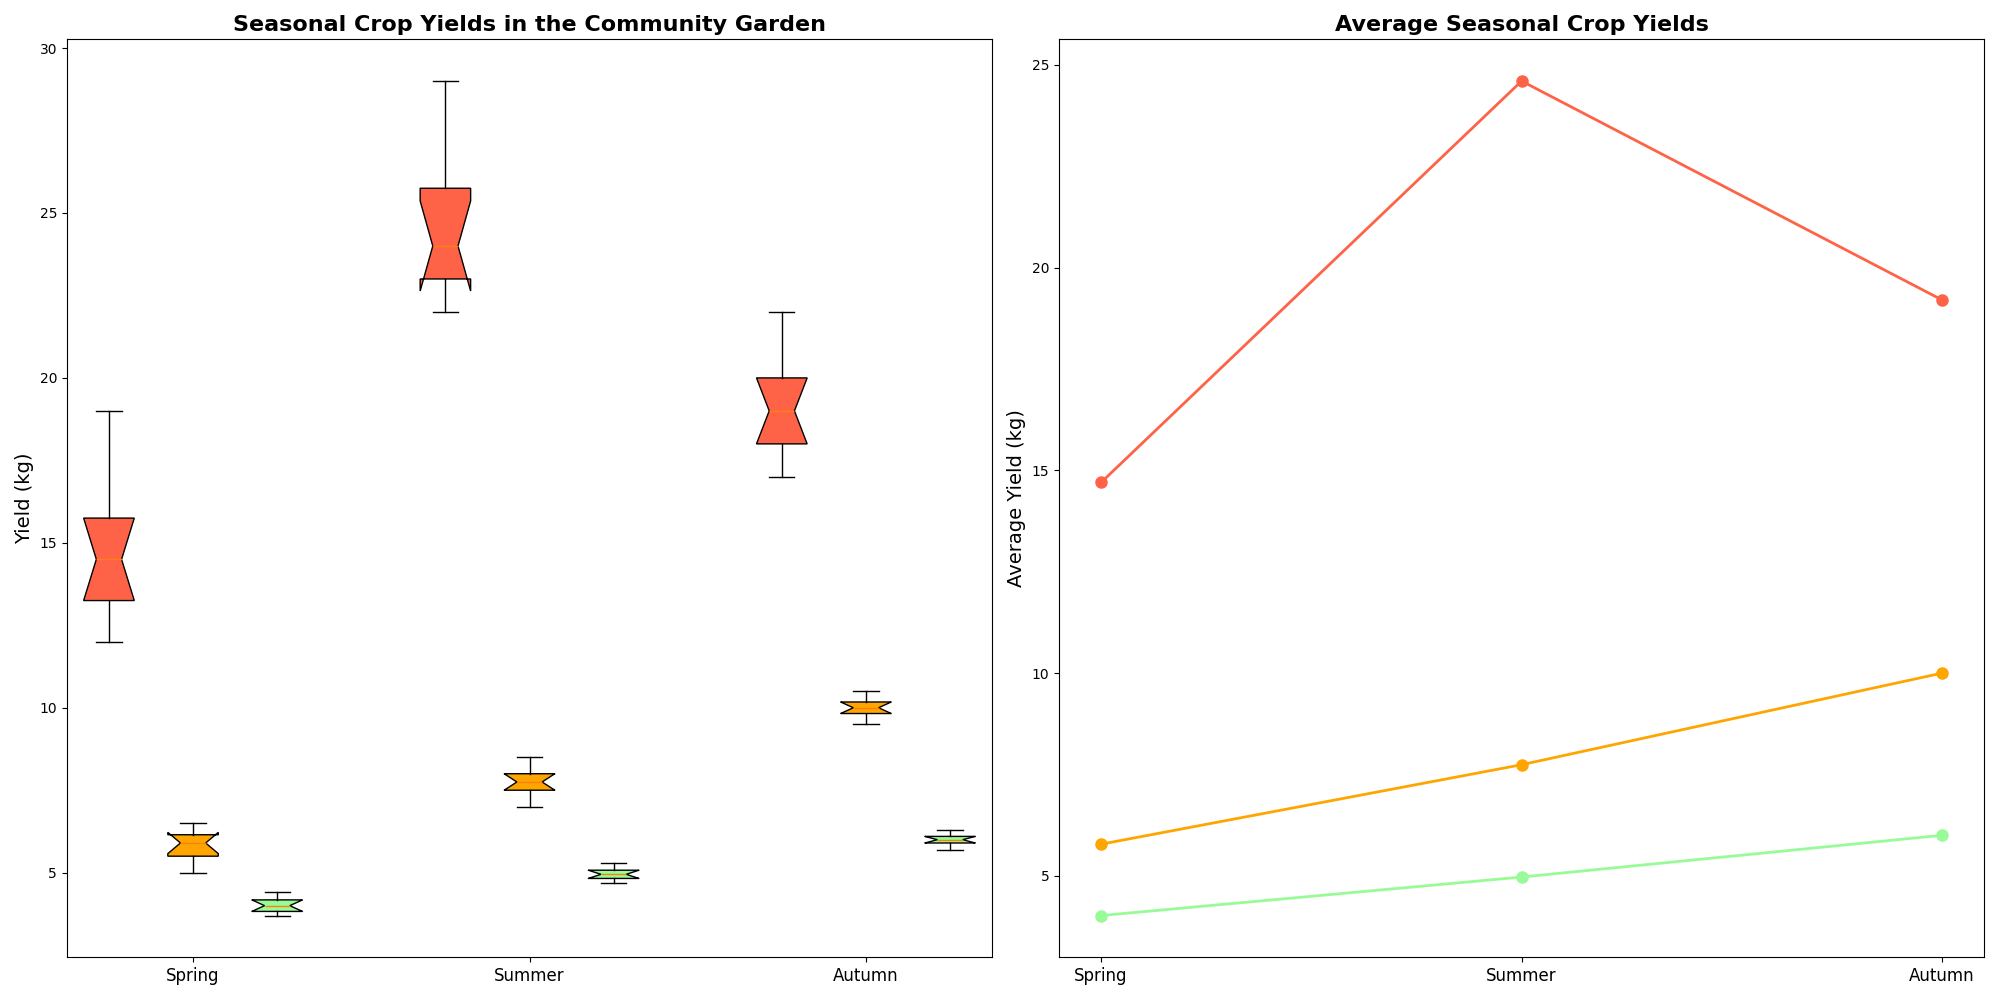

Here is the Python script that generated this plot:
import matplotlib.pyplot as plt
import numpy as np

# Data for crop yields (in kg) over three seasons: spring, summer, and autumn
tomato_yields = [
    [12, 15, 14, 13, 12, 16, 17, 19, 14, 15], # Spring
    [22, 24, 23, 25, 22, 28, 29, 26, 24, 23], # Summer
    [18, 19, 20, 17, 19, 18, 21, 22, 20, 18]  # Autumn
]

carrot_yields = [
    [5, 6, 5.5, 6.2, 6.5, 5.8, 6.3, 5, 5.5, 6], # Spring
    [7, 7.5, 8, 7.8, 7.5, 7.2, 8.5, 8, 7.7, 8.2], # Summer
    [10, 9.8, 10.2, 9.5, 10, 10.1, 9.7, 10.3, 10.5, 9.9] # Autumn
]

lettuce_yields = [
    [4, 3.8, 4.2, 4.1, 4, 3.9, 4.3, 3.7, 4.4, 3.8], # Spring
    [5, 4.8, 4.9, 5.2, 4.9, 4.7, 5.3, 5, 5.1, 4.8], # Summer
    [6, 5.8, 6.1, 5.9, 6, 5.7, 6.2, 5.9, 6.3, 6.1]  # Autumn
]

seasonal_averages = {
    'Spring': [
        np.mean(tomato_yields[0]), 
        np.mean(carrot_yields[0]), 
        np.mean(lettuce_yields[0])
    ],
    'Summer': [
        np.mean(tomato_yields[1]), 
        np.mean(carrot_yields[1]), 
        np.mean(lettuce_yields[1])
    ],
    'Autumn': [
        np.mean(tomato_yields[2]), 
        np.mean(carrot_yields[2]), 
        np.mean(lettuce_yields[2])
    ]
}

data = [tomato_yields, carrot_yields, lettuce_yields]
seasons = ["Spring", "Summer", "Autumn"]
crops = ["Tomatoes", "Carrots", "Lettuce"]
fig, axes = plt.subplots(1, 2, figsize=(20, 10))
positions = np.array(range(len(seasons))) * 4
colors = ['#FF6347', '#FFA500', '#98FB98']

# Box Plot for crop yields
for i, yields in enumerate(data):
    pos = positions + i
    bp = axes[0].boxplot(yields, positions=pos, widths=0.6, patch_artist=True, notch=True)
    for patch, color in zip(bp['boxes'], [colors[i]] * len(seasons)):
        patch.set_facecolor(color)

axes[0].set_xticks(positions + 1)
axes[0].set_xticklabels(seasons, fontsize=12)
axes[0].set_title("Seasonal Crop Yields in the Community Garden", fontsize=16, fontweight='bold')
axes[0].set_ylabel("Yield (kg)", fontsize=14)

# Line Plot for average seasonal yields
x_pos = np.arange(len(seasons))
average_values = [
    [season[0] for season in seasonal_averages.values()],
    [season[1] for season in seasonal_averages.values()],
    [season[2] for season in seasonal_averages.values()]
]

for i, crop in enumerate(crops):
    axes[1].plot(x_pos, average_values[i], marker='o', linestyle='-', linewidth=2, markersize=8, color=colors[i])

axes[1].set_xticks(x_pos)
axes[1].set_xticklabels(seasons, fontsize=12)
axes[1].set_title("Average Seasonal Crop Yields", fontsize=16, fontweight='bold')
axes[1].set_ylabel("Average Yield (kg)", fontsize=14)

plt.tight_layout()
plt.show()
